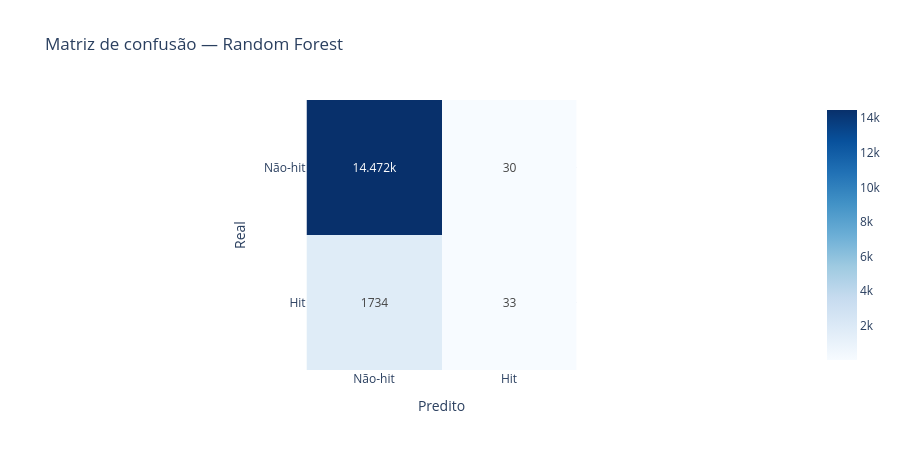

Here is the notebook cell this chart was saved with:
### Code cell
cm_rf = confusion_matrix(y_test, y_pred_rf)

fig = px.imshow(
    cm_rf, text_auto=True,
    labels=dict(x="Predito", y="Real"),
    x=["Não-hit", "Hit"], y=["Não-hit", "Hit"],
    title="Matriz de confusão — Random Forest",
    color_continuous_scale="Blues",
)
fig.update_layout(height=450, template="plotly_white")
fig.show()

### Figure 1 — Plotly figure (JSON) as saved in the notebook; plotly's stock layout.template omitted (floating-point values rounded to 4 significant figures)
{"data": [{"coloraxis": "coloraxis", "hovertemplate": "Predito: %{x}<br>Real: %{y}<br>color: %{z}<extra></extra>", "name": "0", "texttemplate": "%{z}", "type": "heatmap", "x": ["Não-hit", "Hit"], "xaxis": "x", "y": ["Não-hit", "Hit"], "yaxis": "y", "z": [[14472, 30], [1734, 33]]}], "layout": {"coloraxis": {"colorscale": [[0, "rgb(247,251,255)"], [0.125, "rgb(222,235,247)"], [0.25, "rgb(198,219,239)"], [0.375, "rgb(158,202,225)"], [0.5, "rgb(107,174,214)"], [0.625, "rgb(66,146,198)"], [0.75, "rgb(33,113,181)"], [0.875, "rgb(8,81,156)"], [1, "rgb(8,48,107)"]]}, "height": 450, "title": {"text": "Matriz de confusão — Random Forest"}, "xaxis": {"anchor": "y", "constrain": "domain", "domain": [0, 1], "scaleanchor": "y", "title": {"text": "Predito"}}, "yaxis": {"anchor": "x", "autorange": "reversed", "constrain": "domain", "domain": [0, 1], "title": {"text": "Real"}}}}
